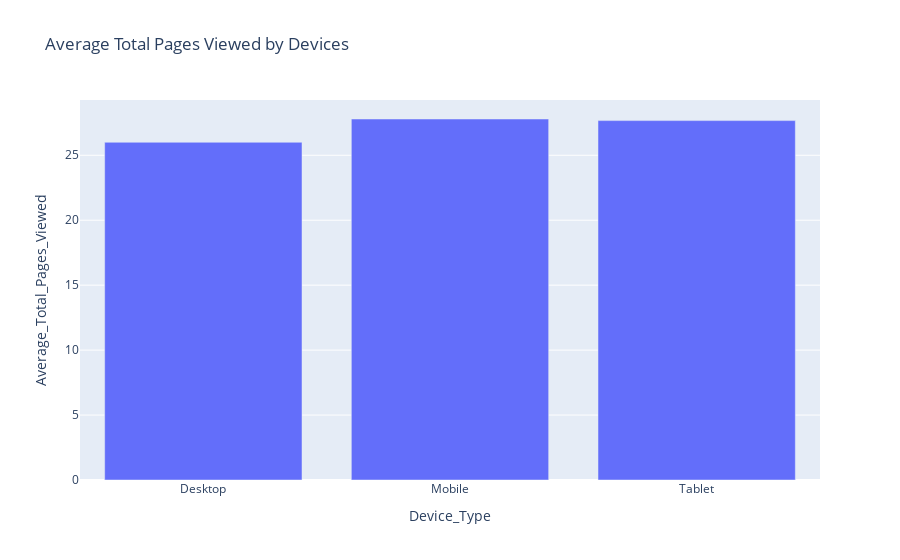

Write notebook code for a chart like this one.
### Markdown cell above
__The average total pages viewed by devices__

### Code cell
devices_grouped = data.groupby('Device_Type')['Total_Pages_Viewed'].mean().reset_index()
devices_grouped.columns = ['Device_Type', 'Average_Total_Pages_Viewed']
fig = px.bar(devices_grouped, x='Device_Type', y='Average_Total_Pages_Viewed',
             title='Average Total Pages Viewed by Devices')
fig.show()

### Figure 1 — Plotly figure (JSON) as saved in the notebook; plotly's stock layout.template omitted (floating-point values rounded to 4 significant figures)
{"data": [{"hovertemplate": "Device_Type=%{x}<br>Average_Total_Pages_Viewed=%{y}<extra></extra>", "legendgroup": "", "marker": {"color": "#636efa", "pattern": {"shape": ""}}, "name": "", "orientation": "v", "showlegend": false, "textposition": "auto", "type": "bar", "x": ["Desktop", "Mobile", "Tablet"], "xaxis": "x", "y": [26.0, 27.79, 27.67], "yaxis": "y"}], "layout": {"barmode": "relative", "legend": {"tracegroupgap": 0}, "title": {"text": "Average Total Pages Viewed by Devices"}, "xaxis": {"anchor": "y", "domain": [0, 1], "title": {"text": "Device_Type"}}, "yaxis": {"anchor": "x", "domain": [0, 1], "title": {"text": "Average_Total_Pages_Viewed"}}}}
